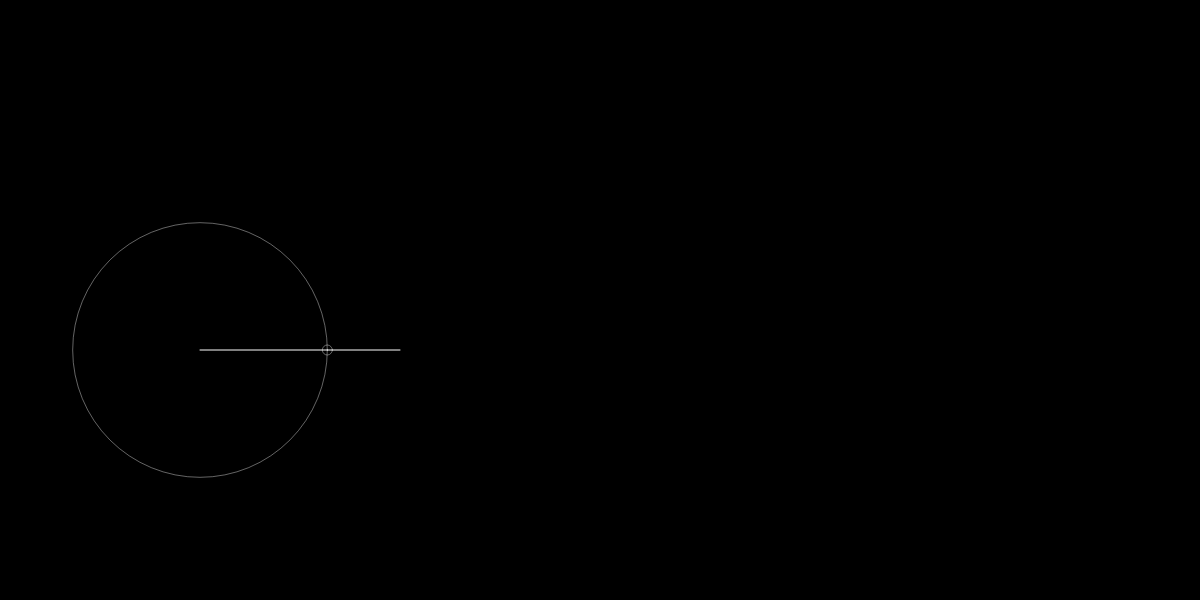
Frame 1 (no input)
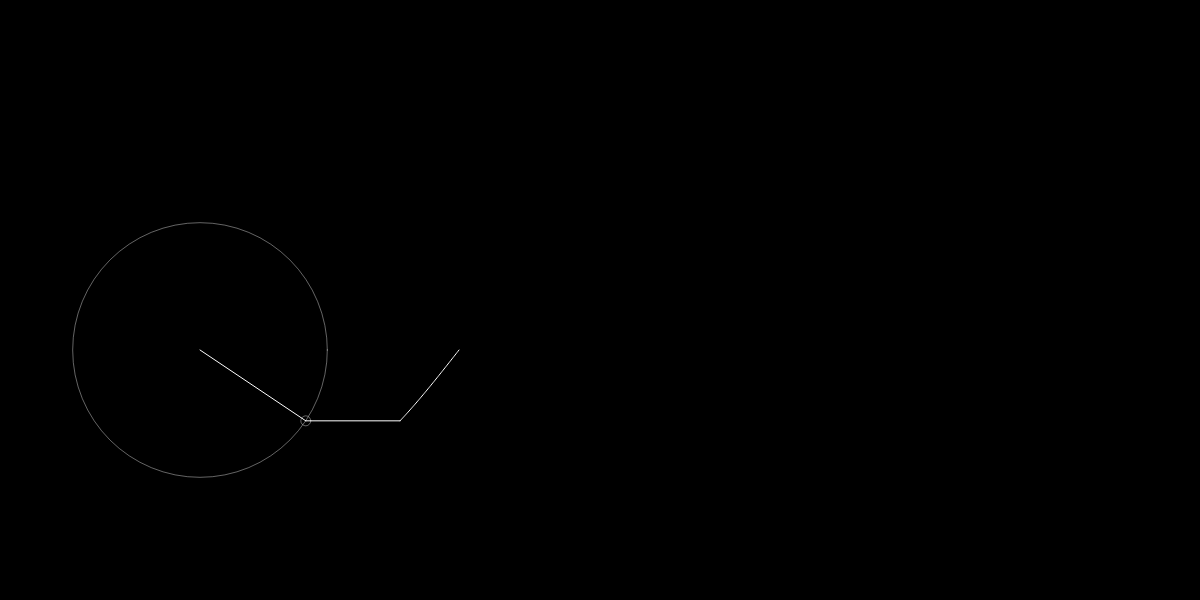
Frame 60 (no input)
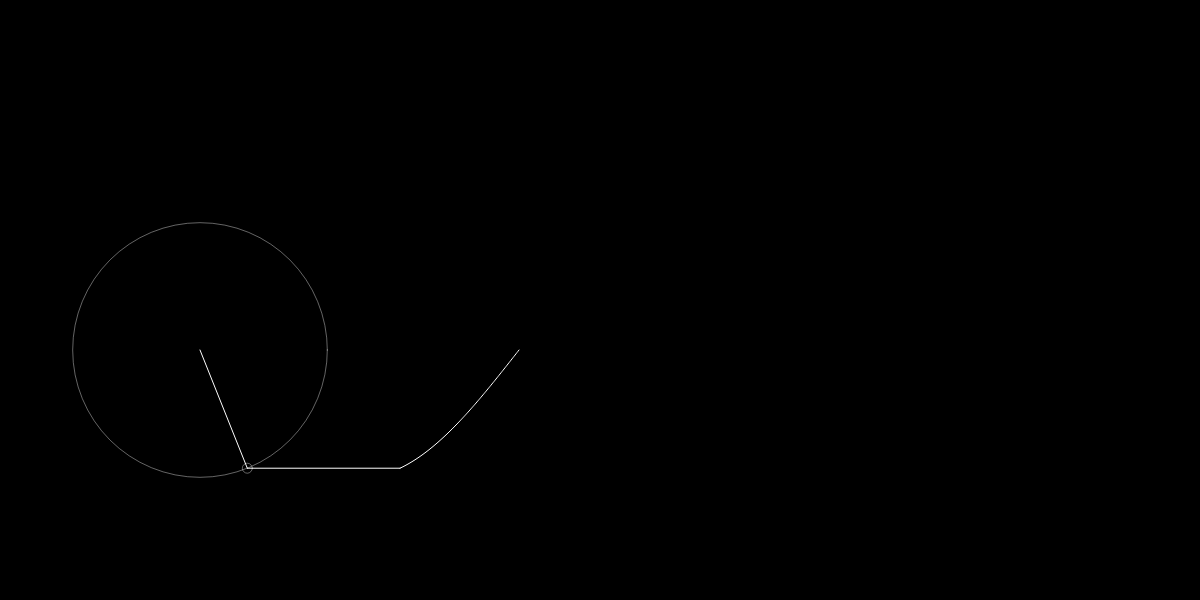
Frame 120 (the mouse pressed at the canvas centre since frame 60)

The p5.js sketch that drew these frames (run headless with seeded random() and noise() and a simulated clock; from frame 60 on, the mouse is pressed at the canvas centre):

// p5.js sketch
// ── sketch.js
function setup() {
  createCanvas(windowWidth, 600);
  slider = createSlider(1, 30, 1);
}
let slider;
const speed = 0.01;
let time = 0;
let wave = [];

function draw() {
  let x = 0;
  let y = 0;
  background(0);
  translate(200, 350);

  for (let i = 0; i < slider.value(); i++) {
    let preX = x;
    let preY = y;
    let n = 2 * i + 1;
    let radius = 100 * (4 / (n * PI));

    x += radius * cos(n*time);
    y += radius * sin(n*time);

    // circle
    noFill();
    stroke(255, 100);
    ellipse(preX, preY, radius * 2);

    //point
    stroke(255);
    line(preX, preY, x, y);
    stroke(255, 100);
    ellipse(x, y, 10);

    time += speed;
    preX = x;
    preY = y;
  }

  wave.unshift(y);
  // draw
  stroke(255);
  noFill();
  beginShape();
  wave.forEach((point, index) => vertex(200 + index, point));
  line(x,y,200,wave[0]);
  endShape();

  if (wave.length > windowWidth-400) wave.pop();
}
